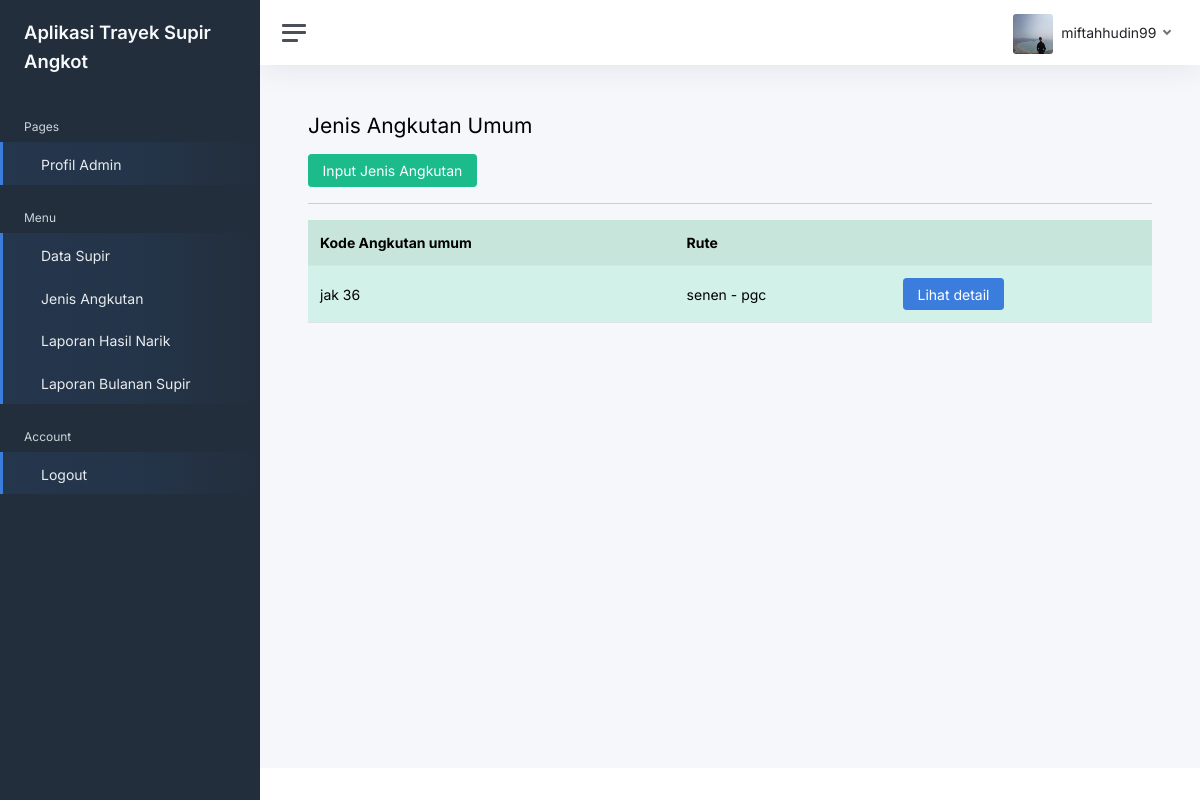
Page /jenisangkutan/ (signed in) on the earlier database version.
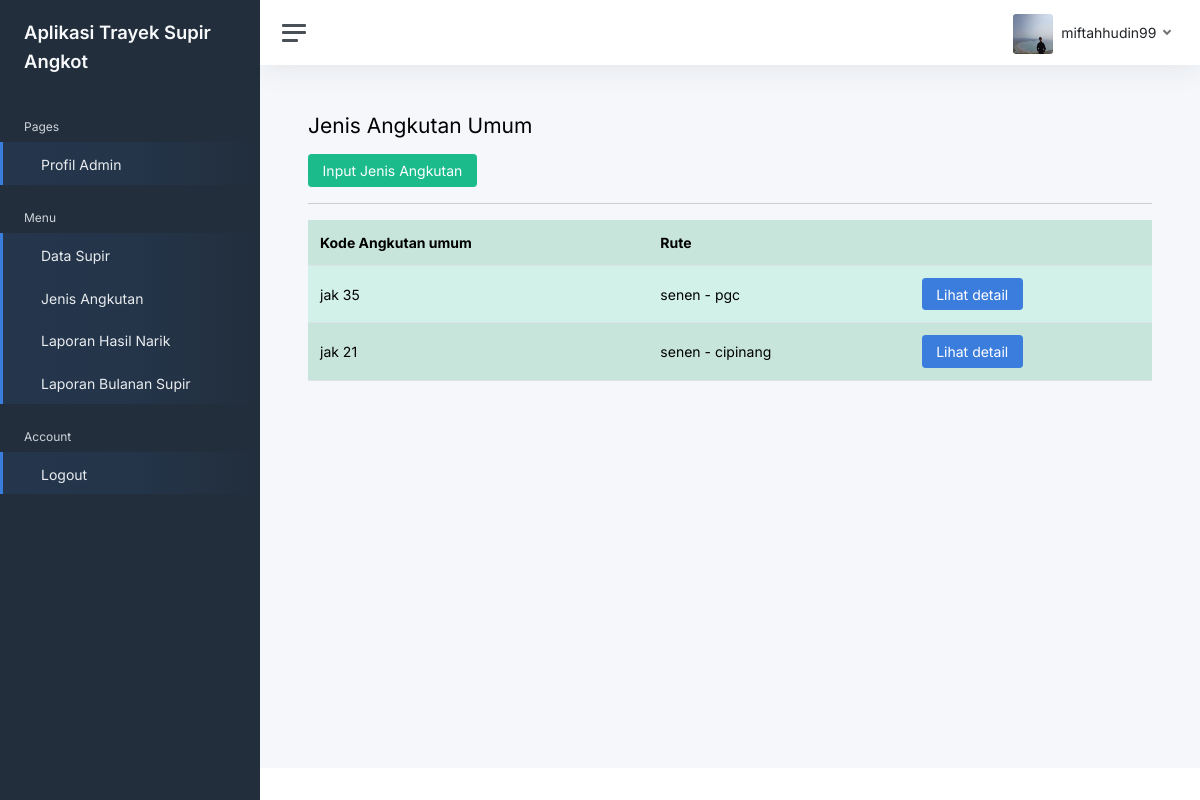
Same page on the later database version.
### administrator/models.py (models this page shows, shortened)
class Jenis_Angkutan(models.Model):
    no_angkutan = models.CharField(max_length=10)
    rute = models.CharField(max_length=200)

### administrator/views.py (the view)
# urls.py: path('jenisangkutan/', views.jenis_angkutan, name='jenisangkutan'),
@login_required
def jenis_angkutan(request):
    jenisAngkutan = Jenis_Angkutan.objects.all()
    return render(request, 'jenis_angkutan.html', {'jenisangkutan': jenisAngkutan})

### administrator/templates/jenis_angkutan.html
{% extends "main_layout.html" %}
{% block content %}
<div class="container-fluid p-0">
    <div class="mb-3">
        <h1 class="h3 d-inline align-middle">Jenis Angkutan Umum</h1>
    </div>
    <a class="btn btn-success" href="{% url 'inputjenisangkutan' %}">Input Jenis Angkutan</a>
    <hr>
    <table class="table table-striped table-success">
        <tr>
            <th>Kode Angkutan umum</th>
            <th>Rute</th>
            <th></th>
        </tr>
        {% for x in jenisangkutan%}
        <tr>
            <td>{{x.no_angkutan}}</td>
            <td>{{x.rute}}</td>
            <td><a class="btn btn-primary" href="{% url 'editjenisangkutan' x.id %}">Lihat detail</a></td>
        </tr>
        {% endfor %}
    </table>
</div>
{% endblock %}

Differences in the rows shown:
changed Jenis_Angkutan "senen - pgc": no_angkutan "jak 36" → "jak 35"
added Jenis_Angkutan: no_angkutan "jak 21", rute "senen - cipinang"
